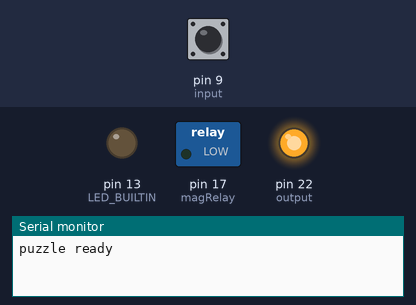
Bench run of a sketch on a simulated Arduino Mega 2560, built with avr-gcc and run on an emulated ATmega2560. Shown: switched loads named in the sketch (green lamp = pin HIGH), output pins drawn as LEDs (lit = HIGH), the last lines printed to the serial monitor. The test bench sets the inputs (shaded band); at power-on: pin 9 (input) LOW.

Above: at 1.2 s.
1.3 s: pin 9 (input) driven HIGH
At 1.7 s:
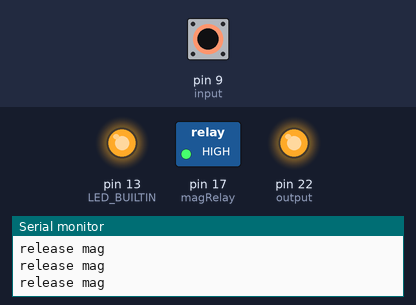
2.8 s: pin 9 (input) pulsed LOW 5 times (0.12 s each, 0.3 s apart)
Timing chart, 0 to 5.8 s (numbered marks = the images above; inputs shaded):
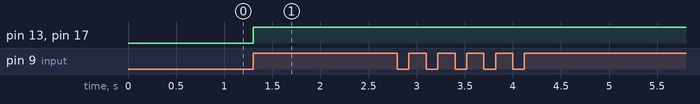

The sketch:

finalPuzzle.ino
```cpp
int magRelay = 17;
int output = 22;
int input = 9;
int contact = 0;

void setup() {
  // put your setup code here, to run once:
 pinMode(magRelay, OUTPUT);
 pinMode(output, OUTPUT);
 pinMode(LED_BUILTIN, OUTPUT);

 digitalWrite(output, HIGH);
 pinMode(input, INPUT);
 Serial.begin(9600);
 Serial.println("puzzle ready");
}

void loop() {
  // put your main code here, to run repeatedly:
  contact = digitalRead(input);
if(contact == HIGH){
  digitalWrite(LED_BUILTIN, HIGH);
  digitalWrite(magRelay, HIGH);
  Serial.println("release mag");
  }
}
```

Measured:
- after the input at 1.3 s, pin 13 (LED_BUILTIN), pin 17 (magRelay): LOW → HIGH at once
